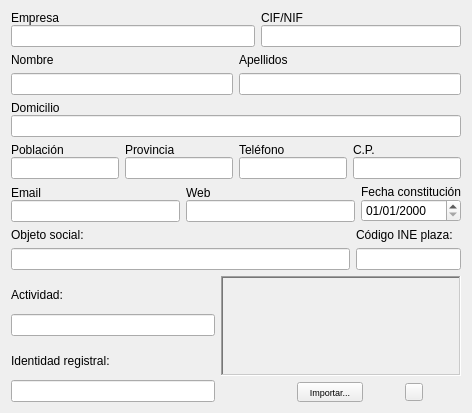
     <widget class="QWidget" name="tab">
      <attribute name="title">
       <string>Datos empresa</string>
      </attribute>
      <layout class="QVBoxLayout" name="verticalLayout_18">
       <item>
        <layout class="QHBoxLayout" name="horizontalLayout_4">
         <item>
          <layout class="QVBoxLayout">
           <property name="spacing">
            <number>0</number>
           </property>
           <property name="leftMargin">
            <number>0</number>
           </property>
           <property name="topMargin">
            <number>0</number>
           </property>
           <property name="rightMargin">
            <number>0</number>
           </property>
           <property name="bottomMargin">
            <number>0</number>
           </property>
           <item>
            <widget class="QLabel" name="labelEmpresa">
             <property name="text">
              <string>Empresa</string>
             </property>
             <property name="wordWrap">
              <bool>false</bool>
             </property>
            </widget>
           </item>
           <item>
            <widget class="QLineEdit" name="empresalineEdit">
             <property name="maxLength">
              <number>255</number>
             </property>
            </widget>
           </item>
          </layout>
         </item>
         <item>
          <layout class="QVBoxLayout">
           <property name="spacing">
            <number>0</number>
           </property>
           <property name="leftMargin">
            <number>0</number>
           </property>
           <property name="topMargin">
            <number>0</number>
           </property>
           <property name="rightMargin">
            <number>0</number>
           </property>
           <property name="bottomMargin">
            <number>0</number>
           </property>
           <item>
            <widget class="QLabel" name="labelNif">
             <property name="text">
              <string>CIF/NIF</string>
             </property>
             <property name="wordWrap">
              <bool>false</bool>
             </property>
            </widget>
           </item>
           <item>
            <widget class="QLineEdit" name="niflineEdit">
             <property name="sizePolicy">
              <sizepolicy hsizetype="Preferred" vsizetype="Fixed">
               <horstretch>0</horstretch>
               <verstretch>0</verstretch>
              </sizepolicy>
             </property>
             <property name="minimumSize">
              <size>
               <width>200</width>
               <height>0</height>
              </size>
             </property>
             <property name="maxLength">
              <number>255</number>
             </property>
            </widget>
           </item>
          </layout>
         </item>
        </layout>
       </item>
       <item>
        <layout class="QHBoxLayout" name="horizontalLayout_14">
         <item>
          <layout class="QVBoxLayout" name="verticalLayout_13">
           <item>
            <widget class="QLabel" name="label_17">
             <property name="text">
              <string>Nombre</string>
             </property>
            </widget>
           </item>
           <item>
            <widget class="QLineEdit" name="nombre_lineEdit"/>
           </item>
          </layout>
         </item>
         <item>
          <layout class="QVBoxLayout" name="verticalLayout_17">
           <item>
            <widget class="QLabel" name="label_18">
             <property name="text">
              <string>Apellidos</string>
             </property>
            </widget>
           </item>
           <item>
            <widget class="QLineEdit" name="apellidos_lineEdit"/>
           </item>
          </layout>
         </item>
        </layout>
       </item>
       <item>
        <layout class="QVBoxLayout">
         <property name="spacing">
          <number>0</number>
         </property>
         <property name="leftMargin">
          <number>0</number>
         </property>
         <property name="topMargin">
          <number>0</number>
         </property>
         <property name="rightMargin">
          <number>0</number>
         </property>
         <property name="bottomMargin">
          <number>0</number>
         </property>
         <item>
          <widget class="QLabel" name="labelDomicilio">
           <property name="text">
            <string>Domicilio</string>
           </property>
           <property name="wordWrap">
            <bool>false</bool>
           </property>
          </widget>
         </item>
         <item>
          <widget class="QLineEdit" name="domiciliolineEdit"/>
         </item>
        </layout>
       </item>
       <item>
        <layout class="QHBoxLayout" name="horizontalLayout_5">
         <item>
          <layout class="QVBoxLayout">
           <property name="spacing">
            <number>0</number>
           </property>
           <property name="leftMargin">
            <number>0</number>
           </property>
           <property name="topMargin">
            <number>0</number>
           </property>
           <property name="rightMargin">
            <number>0</number>
           </property>
           <property name="bottomMargin">
            <number>0</number>
           </property>
           <item>
            <widget class="QLabel" name="labelPoblacion">
             <property name="text">
              <string>Población</string>
             </property>
             <property name="wordWrap">
              <bool>false</bool>
             </property>
            </widget>
           </item>
           <item>
            <widget class="QLineEdit" name="poblacionlineEdit">
             <property name="maxLength">
              <number>255</number>
             </property>
            </widget>
           </item>
          </layout>
         </item>
         <item>
          <layout class="QVBoxLayout">
           <property name="spacing">
            <number>0</number>
           </property>
           <property name="leftMargin">
            <number>0</number>
           </property>
           <property name="topMargin">
            <number>0</number>
           </property>
           <property name="rightMargin">
            <number>0</number>
           </property>
           <property name="bottomMargin">
            <number>0</number>
           </property>
           <item>
            <widget class="QLabel" name="labelProvincia">
             <property name="text">
              <string>Provincia</string>
             </property>
             <property name="wordWrap">
              <bool>false</bool>
             </property>
            </widget>
           </item>
           <item>
            <widget class="QLineEdit" name="provincialineEdit">
             <property name="maxLength">
              <number>255</number>
             </property>
            </widget>
           </item>
          </layout>
         </item>
         <item>
          <layout class="QVBoxLayout" name="verticalLayout_12">
           <property name="spacing">
            <number>0</number>
           </property>
           <item>
            <widget class="QLabel" name="label_16">
             <property name="text">
              <string>Teléfono</string>
             </property>
            </widget>
           </item>
           <item>
            <widget class="QLineEdit" name="tfnolineEdit"/>
           </item>
          </layout>
         </item>
         <item>
          <layout class="QVBoxLayout">
           <property name="spacing">
            <number>0</number>
           </property>
           <property name="leftMargin">
            <number>0</number>
           </property>
           <property name="topMargin">
            <number>0</number>
           </property>
           <property name="rightMargin">
            <number>0</number>
           </property>
           <property name="bottomMargin">
            <number>0</number>
           </property>
           <item>
            <widget class="QLabel" name="labelCpostal">
             <property name="text">
              <string>C.P.</string>
             </property>
             <property name="wordWrap">
              <bool>false</bool>
             </property>
            </widget>
           </item>
           <item>
            <widget class="QLineEdit" name="cplineEdit">
             <property name="sizePolicy">
              <sizepolicy hsizetype="Preferred" vsizetype="Fixed">
               <horstretch>0</horstretch>
               <verstretch>0</verstretch>
              </sizepolicy>
             </property>
             <property name="maxLength">
              <number>255</number>
             </property>
            </widget>
           </item>
          </layout>
         </item>
        </layout>
       </item>
       <item>
        <layout class="QHBoxLayout" name="horizontalLayout_6">
         <item>
          <layout class="QVBoxLayout">
           <property name="spacing">
            <number>0</number>
           </property>
           <property name="leftMargin">
            <number>0</number>
           </property>
           <property name="topMargin">
            <number>0</number>
           </property>
           <property name="rightMargin">
            <number>0</number>
           </property>
           <property name="bottomMargin">
            <number>0</number>
           </property>
           <item>
            <widget class="QLabel" name="labelEmail">
             <property name="text">
              <string>Email</string>
             </property>
             <property name="wordWrap">
              <bool>false</bool>
             </property>
            </widget>
           </item>
           <item>
            <widget class="QLineEdit" name="emaillineEdit">
             <property name="maxLength">
              <number>255</number>
             </property>
            </widget>
           </item>
          </layout>
         </item>
         <item>
          <layout class="QVBoxLayout">
           <property name="spacing">
            <number>0</number>
           </property>
           <property name="leftMargin">
            <number>0</number>
           </property>
           <property name="topMargin">
            <number>0</number>
           </property>
           <property name="rightMargin">
            <number>0</number>
           </property>
           <property name="bottomMargin">
            <number>0</number>
           </property>
           <item>
            <widget class="QLabel" name="labelWeb">
             <property name="text">
              <string>Web</string>
             </property>
             <property name="wordWrap">
              <bool>false</bool>
             </property>
            </widget>
           </item>
           <item>
            <widget class="QLineEdit" name="weblineEdit">
             <property name="maxLength">
              <number>255</number>
             </property>
            </widget>
           </item>
          </layout>
         </item>
         <item>
          <layout class="QVBoxLayout">
           <property name="spacing">
            <number>0</number>
           </property>
           <item>
            <widget class="QLabel" name="label_3">
             <property name="text">
              <string>Fecha constitución</string>
             </property>
            </widget>
           </item>
           <item>
            <widget class="QDateEdit" name="constituciondateEdit">
             <property name="displayFormat">
              <string>dd/MM/yyyy</string>
             </property>
            </widget>
           </item>
          </layout>
         </item>
        </layout>
       </item>
       <item>
        <layout class="QHBoxLayout" name="horizontalLayout_11">
         <item>
          <layout class="QVBoxLayout">
           <item>
            <widget class="QLabel" name="label_4">
             <property name="text">
              <string>Objeto social:</string>
             </property>
            </widget>
           </item>
           <item>
            <widget class="QLineEdit" name="objetolineEdit"/>
           </item>
          </layout>
         </item>
         <item>
          <layout class="QVBoxLayout" name="verticalLayout_8">
           <item>
            <widget class="QLabel" name="label_13">
             <property name="maximumSize">
              <size>
               <width>110</width>
               <height>16777215</height>
              </size>
             </property>
             <property name="text">
              <string>Código INE plaza:</string>
             </property>
            </widget>
           </item>
           <item>
            <widget class="QLineEdit" name="cod_ine_plaza_lineEdit">
             <property name="maximumSize">
              <size>
               <width>105</width>
               <height>16777215</height>
              </size>
             </property>
            </widget>
           </item>
          </layout>
         </item>
        </layout>
       </item>
       <item>
        <layout class="QHBoxLayout" name="horizontalLayout_8">
         <item>
          <layout class="QVBoxLayout" name="verticalLayout_7">
           <item>
            <layout class="QVBoxLayout">
             <property name="spacing">
              <number>0</number>
             </property>
             <item>
              <widget class="QLabel" name="label_5">
               <property name="text">
                <string>Actividad:</string>
               </property>
              </widget>
             </item>
             <item>
              <widget class="QLineEdit" name="actividadlineEdit"/>
             </item>
            </layout>
           </item>
           <item>
            <layout class="QVBoxLayout">
             <property name="spacing">
              <number>0</number>
             </property>
             <item>
              <widget class="QLabel" name="label">
               <property name="text">
                <string>Identidad registral:</string>
               </property>
              </widget>
             </item>
             <item>
              <widget class="QLineEdit" name="idlineEdit">
               <property name="maxLength">
                <number>255</number>
               </property>
              </widget>
             </item>
            </layout>
           </item>
          </layout>
         </item>
         <item>
          <layout class="QVBoxLayout" name="verticalLayout_6">
           <item>
            <widget class="QLabel" name="logo_label">
             <property name="minimumSize">
              <size>
               <width>240</width>
               <height>100</height>
              </size>
             </property>
             <property name="maximumSize">
              <size>
               <width>240</width>
               <height>100</height>
              </size>
             </property>
             <property name="frameShape">
              <enum>QFrame::WinPanel</enum>
             </property>
             <property name="frameShadow">
              <enum>QFrame::Sunken</enum>
             </property>
             <property name="text">
              <string/>
             </property>
            </widget>
           </item>
           <item>
            <layout class="QHBoxLayout" name="horizontalLayout_7">
             <item>
              <spacer name="horizontalSpacer_2">
               <property name="orientation">
                <enum>Qt::Horizontal</enum>
               </property>
               <property name="sizeType">
                <enum>QSizePolicy::Preferred</enum>
               </property>
               <property name="sizeHint" stdset="0">
                <size>
                 <width>40</width>
                 <height>20</height>
                </size>
               </property>
              </spacer>
             </item>
             <item>
              <widget class="QPushButton" name="fotopushButton">
               <property name="sizePolicy">
                <sizepolicy hsizetype="Minimum" vsizetype="Minimum">
                 <horstretch>0</horstretch>
                 <verstretch>0</verstretch>
                </sizepolicy>
               </property>
               <property name="maximumSize">
                <size>
                 <width>66</width>
                 <height>21</height>
                </size>
               </property>
               <property name="font">
                <font>
                 <pointsize>7</pointsize>
                </font>
               </property>
               <property name="text">
                <string>Importar...</string>
               </property>
              </widget>
             </item>
             <item>
              <widget class="QPushButton" name="borrafotopushButton">
               <property name="maximumSize">
                <size>
                 <width>18</width>
                 <height>18</height>
                </size>
               </property>
               <property name="text">
                <string/>
               </property>
               <property name="icon">
                <iconset resource="keme.qrc">
                 <normaloff>:/iconos/graf/borraelem.png</normaloff>:/iconos/graf/borraelem.png</iconset>
               </property>
               <property name="iconSize">
                <size>
                 <width>12</width>
                 <height>12</height>
                </size>
               </property>
              </widget>
             </item>
            </layout>
           </item>
          </layout>
         </item>
        </layout>
       </item>
      </layout>
     </widget>
